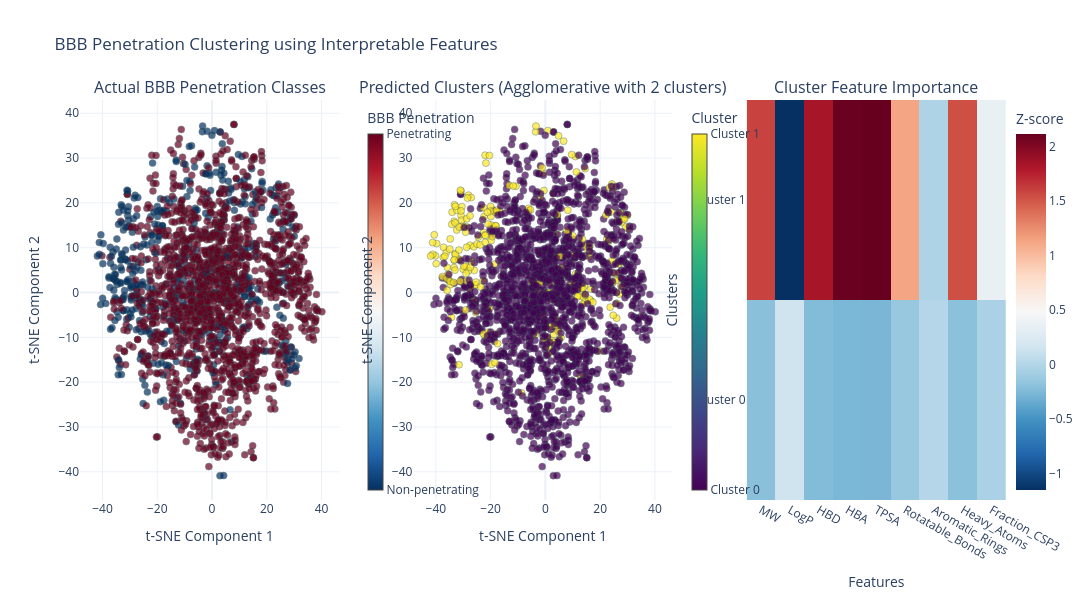

Source (notebook cell):
### Code cell
# Select the best algorithm
best_result = results[results_df['combined_score'].argmax()]
print("\nBest clustering algorithm:", best_result['algorithm'])
print("Parameters:", best_result['params'])
print(f"Number of clusters: {best_result['n_clusters']}")
print(f"Silhouette score: {best_result['silhouette']:.3f}")
print(f"Adjusted Rand Index: {best_result['ari']:.3f}")
print(f"Weighted purity: {best_result['weighted_purity']:.3f}")

# Analyze the best clustering
best_labels = best_result['labels']

# Plot t-SNE visualization of clusters
fig = make_subplots(
    rows=1, cols=3, 
    subplot_titles=(
        'Actual BBB Penetration Classes', 
        f'Predicted Clusters ({best_result["algorithm"]} with {best_result["n_clusters"]} clusters)',
        'Cluster Feature Importance'
    ),
    specs=[[{'type': 'scatter'}, {'type': 'scatter'}, {'type': 'heatmap'}]],
    horizontal_spacing=0.08
)

# Plot 1: Actual classes
fig.add_trace(
    go.Scatter(
        x=viz_df['tSNE_1'],
        y=viz_df['tSNE_2'],
        mode='markers',
        marker=dict(
            size=7,
            color=viz_df['Penetration'],
            colorscale='RdBu_r',
            opacity=0.7,
            line=dict(width=0.5, color='DarkSlateGrey'),
            colorbar=dict(
                title="BBB Penetration",
                x=0.3,
                y=0.5,
                thickness=15,
                tickvals=[0, 1],
                ticktext=['Non-penetrating', 'Penetrating']
            ),
            showscale=True
        ),
        text=viz_df['Drug_ID'],
        hovertemplate='<b>Name:</b> %{text}<br><b>Actual Class:</b> %{marker.color}<extra></extra>',
        showlegend=False
    ),
    row=1, col=1
)

# Plot 2: Predicted clusters
fig.add_trace(
    go.Scatter(
        x=viz_df['tSNE_1'],
        y=viz_df['tSNE_2'],
        mode='markers',
        marker=dict(
            size=7,
            color=best_labels,
            colorscale='Viridis',
            opacity=0.7,
            line=dict(width=0.5, color='DarkSlateGrey'),
            colorbar=dict(
                title="Cluster",
                x=0.65,
                y=0.5,
                thickness=15,
                tickvals=list(range(best_result['n_clusters'])),
                ticktext=[f"Cluster {i}" for i in range(best_result['n_clusters'])]
            ),
            showscale=True
        ),
        text=viz_df['Drug_ID'],
        hovertemplate='<b>Name:</b> %{text}<br><b>Cluster:</b> %{marker.color}<extra></extra>',
        showlegend=False
    ),
    row=1, col=2
)

# Calculate feature importance for each cluster
cluster_feature_means = []
for i in range(best_result['n_clusters']):
    if i in best_result['clusters']:  # Skip noise points if DBSCAN
        cluster_mask = best_labels == i
        cluster_data = X_scaled[cluster_mask]
        cluster_mean = np.mean(cluster_data, axis=0)
        cluster_feature_means.append(cluster_mean)

# Create heatmap data
feature_importance = np.array(cluster_feature_means)

# Plot 3: Feature importance heatmap
fig.add_trace(
    go.Heatmap(
        z=feature_importance,
        x=selected_features,
        y=[f"Cluster {i}" for i in range(len(cluster_feature_means))],
        colorscale='RdBu_r',
        colorbar=dict(title="Z-score", x=1.0),
        hoverongaps=False,
        hovertemplate='<b>Cluster:</b> %{y}<br><b>Feature:</b> %{x}<br><b>Value:</b> %{z:.2f}<extra></extra>'
    ),
    row=1, col=3
)

# Update layout
fig.update_layout(
    height=600,
    width=1800,
    title_text=f"BBB Penetration Clustering using Interpretable Features",
    template="plotly_white",
    hoverlabel=dict(bgcolor="white", font_size=12),
)

# Update axes
fig.update_xaxes(title_text="t-SNE Component 1", row=1, col=1)
fig.update_yaxes(title_text="t-SNE Component 2", row=1, col=1)
fig.update_xaxes(title_text="t-SNE Component 1", row=1, col=2)
fig.update_yaxes(title_text="t-SNE Component 2", row=1, col=2)
fig.update_xaxes(title_text="Features", row=1, col=3)
fig.update_yaxes(title_text="Clusters", row=1, col=3)

# Show the plot
fig.show()

# Calculate cluster statistics for interpretability
print("\nCluster Analysis:")
for cluster_id, info in best_result['clusters'].items():
    print(f"\nCluster {cluster_id} ({info['size']} molecules, {info['purity']*100:.1f}% pure):")
    print(f"  Majority class: {info['majority_class']}")
    print(f"  Penetrating molecules: {info['penetrating']} ({info['penetrating']/info['size']*100:.1f}%)")
    print(f"  Non-penetrating molecules: {info['non_penetrating']} ({info['non_penetrating']/info['size']*100:.1f}%)")
    
    # Get feature means for this cluster
    mask = best_labels == cluster_id
    cluster_data = df.loc[mask, selected_features]
    cluster_means = cluster_data.mean()
    
    print("  Feature averages:")
    for feature, mean_val in cluster_means.items():
        global_mean = df[feature].mean()
        diff = mean_val - global_mean
        direction = "higher" if diff > 0 else "lower"
        print(f"    {feature}: {mean_val:.2f} ({abs(diff/global_mean)*100:.1f}% {direction} than average)")

# Confusion matrix-like analysis
print("\nCluster Distribution:")
print(f"                  | Penetrating | Non-penetrating | Total")
print(f"------------------+-------------+----------------+------")
for cluster_id, info in best_result['clusters'].items():
    print(f"Cluster {cluster_id:<3}       | {info['penetrating']:11d} | {info['non_penetrating']:14d} | {info['size']:5d}")
print(f"------------------+-------------+----------------+------")
print(f"Total             | {sum(info['penetrating'] for info in best_result['clusters'].values()):11d} | " +
      f"{sum(info['non_penetrating'] for info in best_result['clusters'].values()):14d} | " +
      f"{sum(info['size'] for info in best_result['clusters'].values()):5d}")

### Figure 1 — Plotly figure (JSON) as saved in the notebook; plotly's stock layout.template omitted (floating-point values rounded to 4 significant figures; data arrays with more than 128 entries replaced by an {"elided": "..."} marker saying what was removed)
{"data": [{"hovertemplate": "<b>Name:</b> %{text}<br><b>Actual Class:</b> %{marker.color}<extra></extra>", "marker": {"color": {"elided": "1975 int values"}, "colorbar": {"thickness": 15, "ticktext": ["Non-penetrating", "Penetrating"], "tickvals": [0, 1], "title": {"text": "BBB Penetration"}, "x": 0.3, "y": 0.5}, "colorscale": [[0, "rgb(5,48,97)"], [0.1, "rgb(33,102,172)"], [0.2, "rgb(67,147,195)"], [0.3, "rgb(146,197,222)"], [0.4, "rgb(209,229,240)"], [0.5, "rgb(247,247,247)"], [0.6, "rgb(253,219,199)"], [0.7, "rgb(244,165,130)"], [0.8, "rgb(214,96,77)"], [0.9, "rgb(178,24,43)"], [1, "rgb(103,0,31)"]], "line": {"color": "DarkSlateGrey", "width": 0.5}, "opacity": 0.7, "showscale": true, "size": 7}, "mode": "markers", "showlegend": false, "text": {"elided": "1975 str values"}, "type": "scatter", "x": {"elided": "1975 float values"}, "xaxis": "x", "y": {"elided": "1975 float values"}, "yaxis": "y"}, {"hovertemplate": "<b>Name:</b> %{text}<br><b>Cluster:</b> %{marker.color}<extra></extra>", "marker": {"color": {"elided": "1975 int values"}, "colorbar": {"thickness": 15, "ticktext": ["Cluster 0", "Cluster 1"], "tickvals": [0, 1], "title": {"text": "Cluster"}, "x": 0.65, "y": 0.5}, "colorscale": [[0, "#440154"], [0.1111, "#482878"], [0.2222, "#3e4989"], [0.3333, "#31688e"], [0.4444, "#26828e"], [0.5556, "#1f9e89"], [0.6667, "#35b779"], [0.7778, "#6ece58"], [0.8889, "#b5de2b"], [1, "#fde725"]], "line": {"color": "DarkSlateGrey", "width": 0.5}, "opacity": 0.7, "showscale": true, "size": 7}, "mode": "markers", "showlegend": false, "text": {"elided": "1975 str values"}, "type": "scatter", "x": {"elided": "1975 float values"}, "xaxis": "x2", "y": {"elided": "1975 float values"}, "yaxis": "y2"}, {"colorbar": {"title": {"text": "Z-score"}, "x": 1}, "colorscale": [[0, "rgb(5,48,97)"], [0.1, "rgb(33,102,172)"], [0.2, "rgb(67,147,195)"], [0.3, "rgb(146,197,222)"], [0.4, "rgb(209,229,240)"], [0.5, "rgb(247,247,247)"], [0.6, "rgb(253,219,199)"], [0.7, "rgb(244,165,130)"], [0.8, "rgb(214,96,77)"], [0.9, "rgb(178,24,43)"], [1, "rgb(103,0,31)"]], "hoverongaps": false, "hovertemplate": "<b>Cluster:</b> %{y}<br><b>Feature:</b> %{x}<br><b>Value:</b> %{z:.2f}<extra></extra>", "type": "heatmap", "x": ["MW", "LogP", "HBD", "HBA", "TPSA", "Rotatable_Bonds", "Aromatic_Rings", "Heavy_Atoms", "Fraction_CSP3"], "xaxis": "x3", "y": ["Cluster 0", "Cluster 1"], "yaxis": "y3", "z": [[-0.2017, 0.1458, -0.2324, -0.2658, -0.2679, -0.1429, 0.003, -0.1944, -0.04529], [1.593, -1.151, 1.835, 2.099, 2.115, 1.128, -0.02369, 1.535, 0.3576]]}], "layout": {"annotations": [{"font": {"size": 16}, "showarrow": false, "text": "Actual BBB Penetration Classes", "x": 0.14, "xanchor": "center", "xref": "paper", "y": 1, "yanchor": "bottom", "yref": "paper"}, {"font": {"size": 16}, "showarrow": false, "text": "Predicted Clusters (Agglomerative with 2 clusters)", "x": 0.5, "xanchor": "center", "xref": "paper", "y": 1, "yanchor": "bottom", "yref": "paper"}, {"font": {"size": 16}, "showarrow": false, "text": "Cluster Feature Importance", "x": 0.86, "xanchor": "center", "xref": "paper", "y": 1, "yanchor": "bottom", "yref": "paper"}], "height": 600, "hoverlabel": {"bgcolor": "white", "font": {"size": 12}}, "title": {"text": "BBB Penetration Clustering using Interpretable Features"}, "width": 1800, "xaxis": {"anchor": "y", "domain": [0, 0.28], "title": {"text": "t-SNE Component 1"}}, "xaxis2": {"anchor": "y2", "domain": [0.36, 0.64], "title": {"text": "t-SNE Component 1"}}, "xaxis3": {"anchor": "y3", "domain": [0.72, 1], "title": {"text": "Features"}}, "yaxis": {"anchor": "x", "domain": [0, 1], "title": {"text": "t-SNE Component 2"}}, "yaxis2": {"anchor": "x2", "domain": [0, 1], "title": {"text": "t-SNE Component 2"}}, "yaxis3": {"anchor": "x3", "domain": [0, 1], "title": {"text": "Clusters"}}}}
